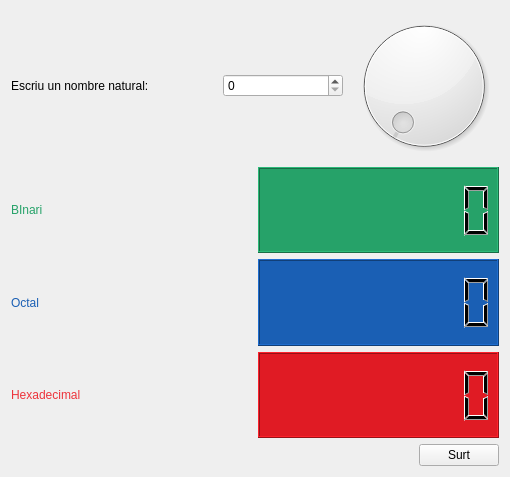
<?xml version="1.0" encoding="UTF-8"?>
<ui version="4.0">
 <class>Form</class>
 <widget class="QWidget" name="Form">
  <property name="geometry">
   <rect>
    <x>0</x>
    <y>0</y>
    <width>510</width>
    <height>477</height>
   </rect>
  </property>
  <property name="windowTitle">
   <string>Form</string>
  </property>
  <layout class="QVBoxLayout" name="verticalLayout_5">
   <item>
    <layout class="QVBoxLayout" name="verticalLayout_4">
     <item>
      <layout class="QHBoxLayout" name="horizontalLayout_4">
       <item>
        <layout class="QHBoxLayout" name="horizontalLayout">
         <item>
          <widget class="QLabel" name="label">
           <property name="text">
            <string>Escriu un nombre natural:</string>
           </property>
          </widget>
         </item>
         <item>
          <widget class="QSpinBox" name="spinBox">
           <property name="maximumSize">
            <size>
             <width>120</width>
             <height>16777215</height>
            </size>
           </property>
           <property name="maximum">
            <number>256</number>
           </property>
          </widget>
         </item>
        </layout>
       </item>
       <item>
        <widget class="QDial" name="dial">
         <property name="enabled">
          <bool>true</bool>
         </property>
         <property name="maximumSize">
          <size>
           <width>150</width>
           <height>150</height>
          </size>
         </property>
         <property name="maximum">
          <number>256</number>
         </property>
        </widget>
       </item>
      </layout>
     </item>
     <item>
      <layout class="QVBoxLayout" name="verticalLayout_3">
       <item>
        <layout class="QHBoxLayout" name="horizontalLayout_2">
         <item>
          <layout class="QVBoxLayout" name="verticalLayout_2">
           <item>
            <widget class="QLabel" name="label_2">
             <property name="styleSheet">
              <string notr="true">color: rgb(38, 162, 105);</string>
             </property>
             <property name="text">
              <string>BInari</string>
             </property>
            </widget>
           </item>
           <item>
            <widget class="QLabel" name="label_3">
             <property name="styleSheet">
              <string notr="true">color: rgb(26, 95, 180);</string>
             </property>
             <property name="text">
              <string>Octal</string>
             </property>
            </widget>
           </item>
           <item>
            <widget class="QLabel" name="label_4">
             <property name="styleSheet">
              <string notr="true">color: rgb(237, 51, 59);</string>
             </property>
             <property name="text">
              <string>Hexadecimal</string>
             </property>
            </widget>
           </item>
          </layout>
         </item>
         <item>
          <layout class="QVBoxLayout" name="verticalLayout">
           <item>
            <widget class="QLCDNumber" name="lcdNumber">
             <property name="styleSheet">
              <string notr="true">background-color: rgb(38, 162, 105);</string>
             </property>
             <property name="digitCount">
              <number>8</number>
             </property>
             <property name="mode">
              <enum>QLCDNumber::Bin</enum>
             </property>
            </widget>
           </item>
           <item>
            <widget class="QLCDNumber" name="lcdNumber_2">
             <property name="styleSheet">
              <string notr="true">background-color: rgb(26, 95, 180);</string>
             </property>
             <property name="digitCount">
              <number>8</number>
             </property>
             <property name="mode">
              <enum>QLCDNumber::Oct</enum>
             </property>
            </widget>
           </item>
           <item>
            <widget class="QLCDNumber" name="lcdNumber_3">
             <property name="styleSheet">
              <string notr="true">background-color: rgb(224, 27, 36);</string>
             </property>
             <property name="digitCount">
              <number>8</number>
             </property>
             <property name="mode">
              <enum>QLCDNumber::Hex</enum>
             </property>
            </widget>
           </item>
          </layout>
         </item>
        </layout>
       </item>
       <item>
        <layout class="QHBoxLayout" name="horizontalLayout_3">
         <item>
          <spacer name="horizontalSpacer">
           <property name="orientation">
            <enum>Qt::Horizontal</enum>
           </property>
           <property name="sizeHint" stdset="0">
            <size>
             <width>40</width>
             <height>20</height>
            </size>
           </property>
          </spacer>
         </item>
         <item>
          <widget class="QPushButton" name="pushButton">
           <property name="text">
            <string>Surt</string>
           </property>
          </widget>
         </item>
        </layout>
       </item>
      </layout>
     </item>
    </layout>
   </item>
  </layout>
 </widget>
 <resources/>
 <connections>
  <connection>
   <sender>pushButton</sender>
   <signal>clicked()</signal>
   <receiver>Form</receiver>
   <slot>close()</slot>
   <hints>
    <hint type="sourcelabel">
     <x>427</x>
     <y>399</y>
    </hint>
    <hint type="destinationlabel">
     <x>441</x>
     <y>395</y>
    </hint>
   </hints>
  </connection>
  <connection>
   <sender>spinBox</sender>
   <signal>valueChanged(int)</signal>
   <receiver>dial</receiver>
   <slot>setValue(int)</slot>
   <hints>
    <hint type="sourcelabel">
     <x>273</x>
     <y>113</y>
    </hint>
    <hint type="destinationlabel">
     <x>394</x>
     <y>155</y>
    </hint>
   </hints>
  </connection>
  <connection>
   <sender>dial</sender>
   <signal>valueChanged(int)</signal>
   <receiver>spinBox</receiver>
   <slot>setValue(int)</slot>
   <hints>
    <hint type="sourcelabel">
     <x>394</x>
     <y>97</y>
    </hint>
    <hint type="destinationlabel">
     <x>273</x>
     <y>112</y>
    </hint>
   </hints>
  </connection>
  <connection>
   <sender>spinBox</sender>
   <signal>valueChanged(int)</signal>
   <receiver>lcdNumber</receiver>
   <slot>setBinMode()</slot>
   <hints>
    <hint type="sourcelabel">
     <x>237</x>
     <y>132</y>
    </hint>
    <hint type="destinationlabel">
     <x>269</x>
     <y>255</y>
    </hint>
   </hints>
  </connection>
  <connection>
   <sender>dial</sender>
   <signal>valueChanged(int)</signal>
   <receiver>lcdNumber</receiver>
   <slot>setBinMode()</slot>
   <hints>
    <hint type="sourcelabel">
     <x>461</x>
     <y>150</y>
    </hint>
    <hint type="destinationlabel">
     <x>477</x>
     <y>261</y>
    </hint>
   </hints>
  </connection>
  <connection>
   <sender>dial</sender>
   <signal>valueChanged(int)</signal>
   <receiver>lcdNumber_2</receiver>
   <slot>setOctMode()</slot>
   <hints>
    <hint type="sourcelabel">
     <x>390</x>
     <y>184</y>
    </hint>
    <hint type="destinationlabel">
     <x>489</x>
     <y>301</y>
    </hint>
   </hints>
  </connection>
  <connection>
   <sender>spinBox</sender>
   <signal>valueChanged(int)</signal>
   <receiver>lcdNumber_2</receiver>
   <slot>setOctMode()</slot>
   <hints>
    <hint type="sourcelabel">
     <x>256</x>
     <y>127</y>
    </hint>
    <hint type="destinationlabel">
     <x>267</x>
     <y>307</y>
    </hint>
   </hints>
  </connection>
  <connection>
   <sender>dial</sender>
   <signal>valueChanged(int)</signal>
   <receiver>lcdNumber_3</receiver>
   <slot>setHexMode()</slot>
   <hints>
    <hint type="sourcelabel">
     <x>440</x>
     <y>179</y>
    </hint>
    <hint type="destinationlabel">
     <x>443</x>
     <y>338</y>
    </hint>
   </hints>
  </connection>
  <connection>
   <sender>spinBox</sender>
   <signal>valueChanged(int)</signal>
   <receiver>lcdNumber_3</receiver>
   <slot>setHexMode()</slot>
   <hints>
    <hint type="sourcelabel">
     <x>228</x>
     <y>127</y>
    </hint>
    <hint type="destinationlabel">
     <x>262</x>
     <y>344</y>
    </hint>
   </hints>
  </connection>
  <connection>
   <sender>dial</sender>
   <signal>valueChanged(int)</signal>
   <receiver>lcdNumber</receiver>
   <slot>display(int)</slot>
   <hints>
    <hint type="sourcelabel">
     <x>359</x>
     <y>181</y>
    </hint>
    <hint type="destinationlabel">
     <x>372</x>
     <y>265</y>
    </hint>
   </hints>
  </connection>
  <connection>
   <sender>dial</sender>
   <signal>valueChanged(int)</signal>
   <receiver>lcdNumber_2</receiver>
   <slot>display(int)</slot>
   <hints>
    <hint type="sourcelabel">
     <x>410</x>
     <y>187</y>
    </hint>
    <hint type="destinationlabel">
     <x>395</x>
     <y>297</y>
    </hint>
   </hints>
  </connection>
  <connection>
   <sender>dial</sender>
   <signal>valueChanged(int)</signal>
   <receiver>lcdNumber_3</receiver>
   <slot>display(int)</slot>
   <hints>
    <hint type="sourcelabel">
     <x>420</x>
     <y>176</y>
    </hint>
    <hint type="destinationlabel">
     <x>426</x>
     <y>346</y>
    </hint>
   </hints>
  </connection>
 </connections>
</ui>
